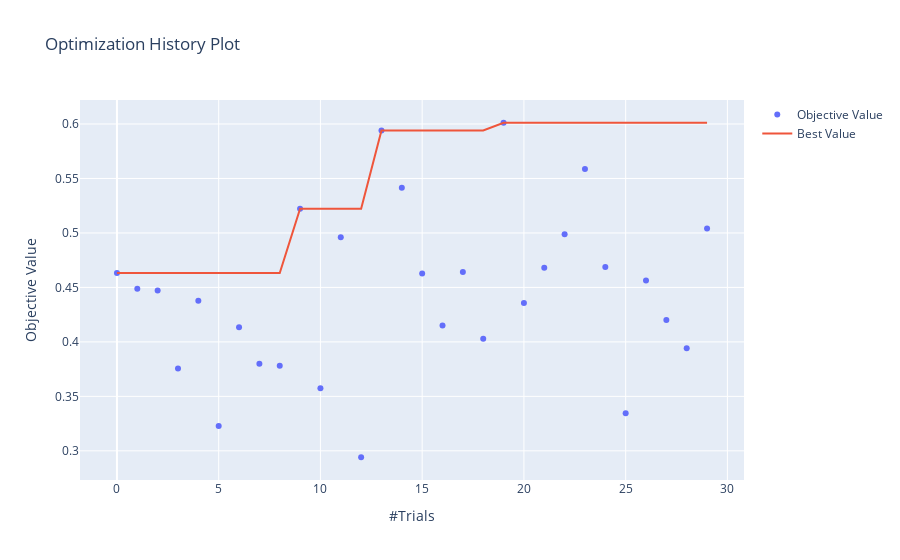

Write notebook code for a chart like this one.
### Code cell
optuna.visualization.plot_optimization_history(study)

### Figure 1 — Plotly figure (JSON) as saved in the notebook; plotly's stock layout.template omitted (floating-point values rounded to 4 significant figures)
{"data": [{"mode": "markers", "name": "Objective Value", "type": "scatter", "x": [0, 1, 2, 3, 4, 5, 6, 7, 8, 9, 10, 11, 12, 13, 14, 15, 16, 17, 18, 19, 20, 21, 22, 23, 24, 25, 26, 27, 28, 29], "y": [0.4632, 0.4487, 0.4472, 0.3756, 0.4378, 0.3227, 0.4135, 0.3799, 0.378, 0.5222, 0.3576, 0.4961, 0.2941, 0.5941, 0.5415, 0.4628, 0.415, 0.4641, 0.4029, 0.6011, 0.4357, 0.4681, 0.4988, 0.5587, 0.4688, 0.3345, 0.4562, 0.4201, 0.3941, 0.504]}, {"name": "Best Value", "type": "scatter", "x": [0, 1, 2, 3, 4, 5, 6, 7, 8, 9, 10, 11, 12, 13, 14, 15, 16, 17, 18, 19, 20, 21, 22, 23, 24, 25, 26, 27, 28, 29], "y": [0.4632, 0.4632, 0.4632, 0.4632, 0.4632, 0.4632, 0.4632, 0.4632, 0.4632, 0.5222, 0.5222, 0.5222, 0.5222, 0.5941, 0.5941, 0.5941, 0.5941, 0.5941, 0.5941, 0.6011, 0.6011, 0.6011, 0.6011, 0.6011, 0.6011, 0.6011, 0.6011, 0.6011, 0.6011, 0.6011]}], "layout": {"title": {"text": "Optimization History Plot"}, "xaxis": {"title": {"text": "#Trials"}}, "yaxis": {"title": {"text": "Objective Value"}}}}
